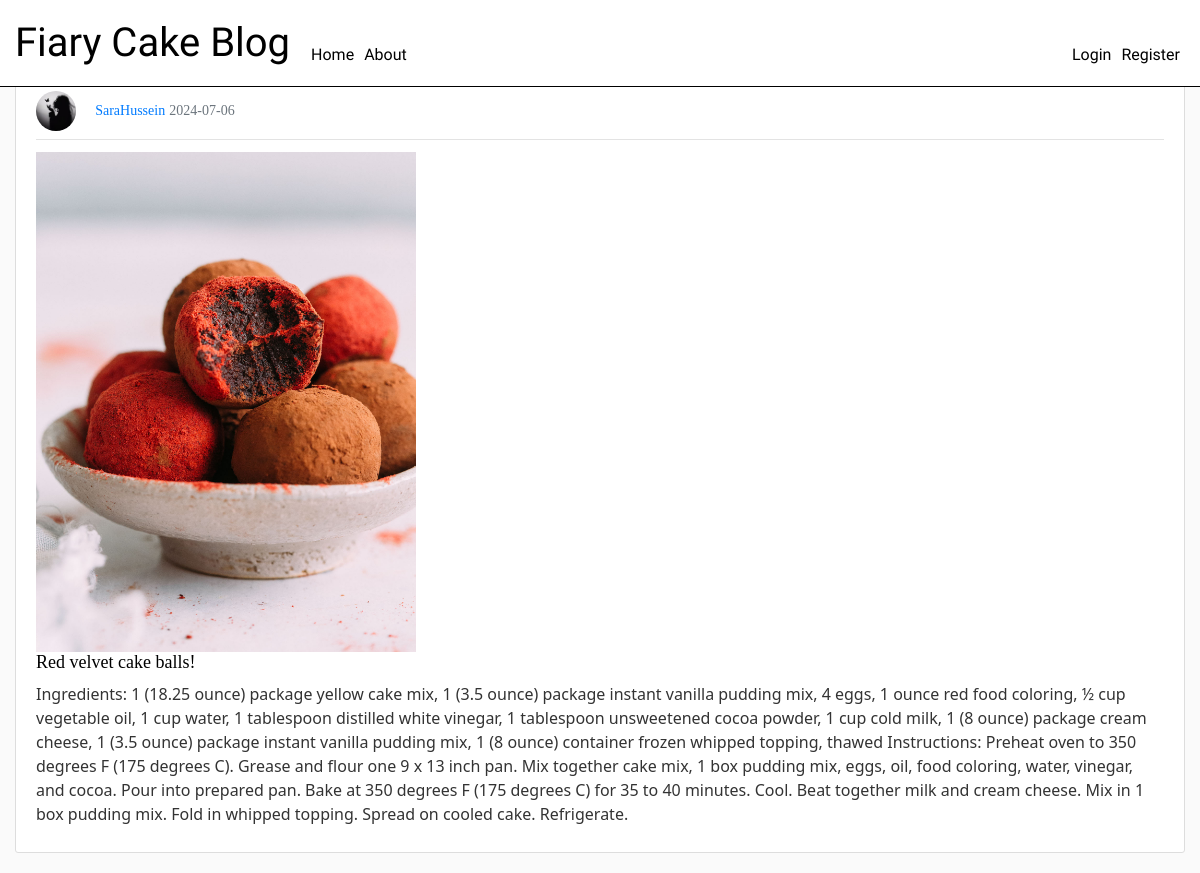
The app's page /post/22 with its own data.
### blog/models.py (models this page shows, shortened)
class User(db.Model, UserMixin):
    id = db.Column(db.Integer, primary_key=True,)
    firstname = db.Column(db.String(20), unique=True, nullable=False)
    lastname = db.Column(db.String(20), unique=True, nullable=False)
    email = db.Column(db.String(120), unique=True, nullable=False)
    image_file = db.Column(db.String(20), nullable=False, default='default.jpg')
    password = db.Column(db.String(60), nullable=False)
    posts = db.relationship('Post', backref='author', lazy=True)

class Post(db.Model):
    id = db.Column(db.Integer, primary_key=True,)
    title = db.Column(db.String(100), nullable=False)
    date_created = db.Column(db.DateTime, nullable=False, default=func.now())
    content = db.Column(db.Text, nullable=False)
    user_id = db.Column(db.Integer, db.ForeignKey('user.id'))
    post_image_file = db.Column(db.String(100), nullable=False,  default='post_default.jpg')

### blog/posts/routes.py (the view)
@posts.route("/post/<int:post_id>")
def post(post_id):
    post = Post.query.get_or_404(post_id)
    return render_template('post.html', title=post.title, post=post)

### blog/templates/post.html (shortened to what this page needs)
{% extends "base.html" %}
{% block content %}
<link rel="stylesheet" href="{{ url_for('static', filename='css/post.css') }}">
    <article class="media content-section">
        <div class="media-body">
            <div class="article-metadata">
                <img class="rounded-circle article-img" src="{{ url_for('static', filename='profile_pic/' + post.author.image_file)}}">
                <a class="mr-2" href="{{ url_for('users.user_posts', firstname=post.author.firstname )}}">{{ post.author.firstname | capitalize }}{{ post.author.lastname | capitalize }}</a>
                <small class="text-muted">{{ post.date_created.strftime('%Y-%m-%d') }}</small>
            </div>
            {% if post.post_image_file %}
                <img src="{{ url_for('static', filename='profile_pic/' + post.post_image_file) }}" class="img-fluid">
            {% endif %}
            <h2 class="article-title">{{ post.title | capitalize}}</a></h2>
            <p>{{ post.content }}</p>
        </div>
    </article>
{% endblock content %}

### blog/static/css/base.css (style rules this page uses)
body { background: #fafafa; color: #333333; margin-top: 5rem; }
h1, h2, h3, h4, h5, h6 { color: #444444; }

### blog/static/css/post.css (style rules this page uses)
.content-section { background: #ffffff; padding: 10px 20px; border: 1px solid #dddddd; border-radius: 3px; margin-bottom: 20px; }
.article-title { color: #000000; text-decoration: none; font-family: "Playwrite NZ", cursive; font-size: 18px; }
.rounded-circle { width: 40px; height: 40px; border-radius: 50%; margin-right: 15px; }
.article-metadata { padding-bottom: 8px; margin-bottom: 12px; border-bottom: 1px solid #e3e3e3; }
.article-metadata a { color: #007bff; text-decoration: none; }
.mr-2 { font-size: 14px; font-family: 'Times New Roman', serif; color: #0c0c0c; }
.text-muted { font-size: 14px; font-family: 'Times New Roman', serif; color: #666; }
.img-fluid { width: 380px; height: 500px; object-fit: cover; }

### records on screen
User: image_file (picture), author.firstname "Sara", author.lastname "Hussein"
Post: date_created "2024-07-06", post_image_file (picture), title "Red velvet cake balls!", content "Ingredients: 1 (18.25 ounce) package yellow cake mix, 1 (3.5 ounce) package instant vanilla pudding mix, 4 eggs, 1 ounce red food coloring, ½ cup vegetable oil, 1 cup water, 1 tablespoon distilled white vinegar, 1 tablespoon unsweetened cocoa powder, 1 cup cold milk, 1 (8 ounce) package cream cheese, 1 (3.5 ounce) package instant vanilla pudding mix, 1 (8 ounce) container frozen whipped topping, thawed Instructions: Preheat oven to 350 degrees F (175 degrees C). Grease and flour one 9 x 13 inch pan. Mix together cake mix, 1 box pudding mix, eggs, oil, food coloring, water, vinegar, and cocoa. Pour into prepared pan. Bake at 350 degrees F (175 degrees C) for 35 to 40 minutes. Cool. Beat…"
